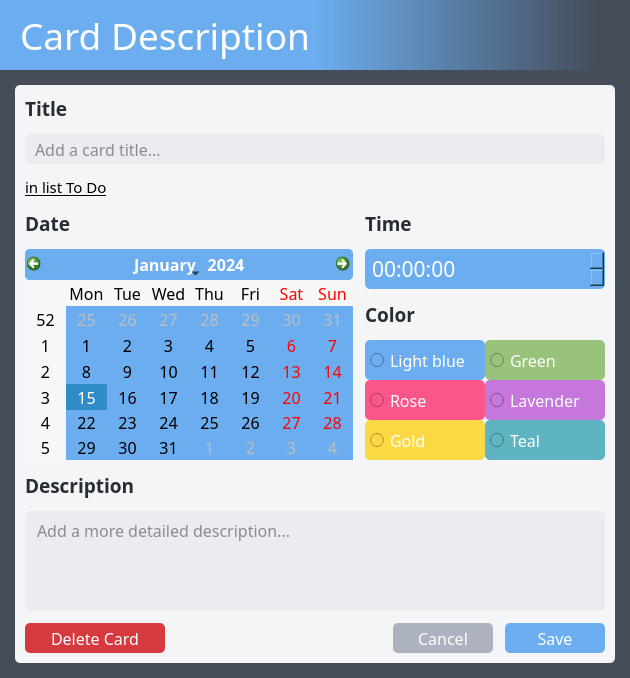
<?xml version="1.0" encoding="UTF-8"?>
<ui version="4.0">
 <class>MainWindow</class>
 <widget class="QMainWindow" name="MainWindow">
  <property name="geometry">
   <rect>
    <x>0</x>
    <y>0</y>
    <width>620</width>
    <height>678</height>
   </rect>
  </property>
  <property name="windowTitle">
   <string>Card Description</string>
  </property>
  <property name="styleSheet">
   <string notr="true">background-color: #454c5a;</string>
  </property>
  <widget class="QWidget" name="centralwidget">
   <layout class="QVBoxLayout" name="verticalLayout_3">
    <property name="spacing">
     <number>0</number>
    </property>
    <property name="leftMargin">
     <number>0</number>
    </property>
    <property name="topMargin">
     <number>0</number>
    </property>
    <property name="rightMargin">
     <number>0</number>
    </property>
    <property name="bottomMargin">
     <number>0</number>
    </property>
    <item>
     <widget class="QLabel" name="label_card_desc">
      <property name="sizePolicy">
       <sizepolicy hsizetype="Preferred" vsizetype="Fixed">
        <horstretch>0</horstretch>
        <verstretch>0</verstretch>
       </sizepolicy>
      </property>
      <property name="minimumSize">
       <size>
        <width>0</width>
        <height>70</height>
       </size>
      </property>
      <property name="font">
       <font>
        <family>Torus Pro</family>
        <pointsize>28</pointsize>
       </font>
      </property>
      <property name="styleSheet">
       <string notr="true">background-color: qlineargradient(spread:pad, x1:0.5, y1:0.5, x2:0.95, y2:0.5, stop:0 rgba(107, 173, 238, 255), stop:1 rgba(69, 76, 90, 255));
color: #ffffff;
padding: 0px 0px 0px 10px;</string>
      </property>
      <property name="text">
       <string>Card Description</string>
      </property>
      <property name="margin">
       <number>10</number>
      </property>
     </widget>
    </item>
    <item>
     <widget class="QWidget" name="widget" native="true">
      <layout class="QVBoxLayout" name="verticalLayout_7">
       <property name="leftMargin">
        <number>15</number>
       </property>
       <property name="topMargin">
        <number>15</number>
       </property>
       <property name="rightMargin">
        <number>15</number>
       </property>
       <property name="bottomMargin">
        <number>15</number>
       </property>
       <item>
        <widget class="QWidget" name="widget" native="true">
         <property name="styleSheet">
          <string notr="true">background-color: #f4f5f7;
border-radius: 5px;</string>
         </property>
         <layout class="QVBoxLayout" name="verticalLayout">
          <property name="spacing">
           <number>12</number>
          </property>
          <property name="leftMargin">
           <number>10</number>
          </property>
          <property name="topMargin">
           <number>10</number>
          </property>
          <property name="rightMargin">
           <number>10</number>
          </property>
          <property name="bottomMargin">
           <number>10</number>
          </property>
          <item>
           <widget class="QLabel" name="label_title">
            <property name="font">
             <font>
              <family>Torus Pro</family>
              <pointsize>14</pointsize>
              <bold>true</bold>
             </font>
            </property>
            <property name="styleSheet">
             <string notr="true">color: #282c33;</string>
            </property>
            <property name="text">
             <string>Title</string>
            </property>
            <property name="wordWrap">
             <bool>true</bool>
            </property>
           </widget>
          </item>
          <item>
           <widget class="QLineEdit" name="lineEdit_title">
            <property name="minimumSize">
             <size>
              <width>0</width>
              <height>30</height>
             </size>
            </property>
            <property name="font">
             <font>
              <family>Torus Pro</family>
              <pointsize>12</pointsize>
             </font>
            </property>
            <property name="styleSheet">
             <string notr="true">QLineEdit {background-color: #ebecf0; color: #282c33; border-radius: 5px; padding: 0px 8px 0px 8px}
QLineEdit:focus {background-color: #ffffff; border-color: #6badee; border-width: 1.5px; border-style: solid;; padding: 0px 6px 0px 6px}</string>
            </property>
            <property name="text">
             <string/>
            </property>
            <property name="placeholderText">
             <string>Add a card title...</string>
            </property>
           </widget>
          </item>
          <item>
           <widget class="QLabel" name="label_card_info">
            <property name="font">
             <font>
              <family>Torus Pro</family>
              <pointsize>11</pointsize>
              <underline>true</underline>
             </font>
            </property>
            <property name="text">
             <string>in list To Do</string>
            </property>
            <property name="wordWrap">
             <bool>true</bool>
            </property>
           </widget>
          </item>
          <item>
           <layout class="QHBoxLayout" name="horizontalLayout_2">
            <item>
             <layout class="QVBoxLayout" name="verticalLayout_4">
              <item>
               <widget class="QLabel" name="label_date">
                <property name="font">
                 <font>
                  <family>Torus Pro</family>
                  <pointsize>14</pointsize>
                  <bold>true</bold>
                 </font>
                </property>
                <property name="styleSheet">
                 <string notr="true">color: #282c33;</string>
                </property>
                <property name="text">
                 <string>Date</string>
                </property>
                <property name="wordWrap">
                 <bool>true</bool>
                </property>
               </widget>
              </item>
              <item>
               <widget class="QCalendarWidget" name="calendarWidget">
                <property name="font">
                 <font>
                  <family>Torus Pro</family>
                  <pointsize>12</pointsize>
                 </font>
                </property>
                <property name="cursor">
                 <cursorShape>PointingHandCursor</cursorShape>
                </property>
                <property name="styleSheet">
                 <string notr="true">background-color: rgb(107, 173, 238);
height: 28px;</string>
                </property>
                <property name="gridVisible">
                 <bool>false</bool>
                </property>
               </widget>
              </item>
             </layout>
            </item>
            <item>
             <layout class="QVBoxLayout" name="verticalLayout_2">
              <item>
               <widget class="QLabel" name="label_time">
                <property name="font">
                 <font>
                  <family>Torus Pro</family>
                  <pointsize>14</pointsize>
                  <bold>true</bold>
                 </font>
                </property>
                <property name="styleSheet">
                 <string notr="true">color: #282c33;</string>
                </property>
                <property name="text">
                 <string>Time</string>
                </property>
                <property name="wordWrap">
                 <bool>true</bool>
                </property>
               </widget>
              </item>
              <item>
               <widget class="QTimeEdit" name="timeEdit">
                <property name="minimumSize">
                 <size>
                  <width>0</width>
                  <height>40</height>
                 </size>
                </property>
                <property name="font">
                 <font>
                  <family>Torus Pro</family>
                  <pointsize>16</pointsize>
                 </font>
                </property>
                <property name="cursor">
                 <cursorShape>PointingHandCursor</cursorShape>
                </property>
                <property name="styleSheet">
                 <string notr="true">QTimeEdit {background-color: #6badee; color: #ffffff; border-radius: 5px; padding: 0px 5px 0px 5px;}
QTimeEdit:focus {border-color: #000000; border-width: 1.5px; border-style: solid; padding: 0px 3px 0px 3px;}</string>
                </property>
                <property name="timeSpec">
                 <enum>Qt::LocalTime</enum>
                </property>
               </widget>
              </item>
              <item>
               <widget class="QLabel" name="label_7">
                <property name="font">
                 <font>
                  <family>Torus Pro</family>
                  <pointsize>14</pointsize>
                  <bold>true</bold>
                 </font>
                </property>
                <property name="styleSheet">
                 <string notr="true">color: #282c33;</string>
                </property>
                <property name="text">
                 <string>Color</string>
                </property>
                <property name="wordWrap">
                 <bool>true</bool>
                </property>
               </widget>
              </item>
              <item>
               <layout class="QHBoxLayout" name="horizontalLayout_3">
                <property name="spacing">
                 <number>0</number>
                </property>
                <item>
                 <layout class="QVBoxLayout" name="verticalLayout_6">
                  <property name="spacing">
                   <number>0</number>
                  </property>
                  <item>
                   <widget class="QRadioButton" name="btn_color_1">
                    <property name="minimumSize">
                     <size>
                      <width>120</width>
                      <height>40</height>
                     </size>
                    </property>
                    <property name="font">
                     <font>
                      <family>Torus Pro</family>
                      <pointsize>12</pointsize>
                     </font>
                    </property>
                    <property name="cursor">
                     <cursorShape>PointingHandCursor</cursorShape>
                    </property>
                    <property name="styleSheet">
                     <string notr="true">QRadioButton {background-color: #6badee; color: #ffffff; padding: 0px 5px 0px 5px;}
QRadioButton:focus {border-color: #000000; border-width: 1.5px; border-style: solid; padding: 0px 3px 0px 3px;}</string>
                    </property>
                    <property name="text">
                     <string>Light blue</string>
                    </property>
                   </widget>
                  </item>
                  <item>
                   <widget class="QRadioButton" name="btn_color_2">
                    <property name="minimumSize">
                     <size>
                      <width>120</width>
                      <height>40</height>
                     </size>
                    </property>
                    <property name="font">
                     <font>
                      <family>Torus Pro</family>
                      <pointsize>12</pointsize>
                     </font>
                    </property>
                    <property name="cursor">
                     <cursorShape>PointingHandCursor</cursorShape>
                    </property>
                    <property name="styleSheet">
                     <string notr="true">QRadioButton {background-color: #fb568a; color: #ffffff; padding: 0px 5px 0px 5px;}
QRadioButton:focus {border-color: #000000; border-width: 1.5px; border-style: solid; padding: 0px 3px 0px 3px;}</string>
                    </property>
                    <property name="text">
                     <string>Rose</string>
                    </property>
                   </widget>
                  </item>
                  <item>
                   <widget class="QRadioButton" name="btn_color_3">
                    <property name="minimumSize">
                     <size>
                      <width>120</width>
                      <height>40</height>
                     </size>
                    </property>
                    <property name="font">
                     <font>
                      <family>Torus Pro</family>
                      <pointsize>12</pointsize>
                     </font>
                    </property>
                    <property name="cursor">
                     <cursorShape>PointingHandCursor</cursorShape>
                    </property>
                    <property name="styleSheet">
                     <string notr="true">QRadioButton {background-color: #fbd945; color: #ffffff; padding: 0px 5px 0px 5px;}
QRadioButton:focus {border-color: #000000; border-width: 1.5px; border-style: solid; padding: 0px 3px 0px 3px;}</string>
                    </property>
                    <property name="text">
                     <string>Gold</string>
                    </property>
                   </widget>
                  </item>
                 </layout>
                </item>
                <item>
                 <layout class="QVBoxLayout" name="verticalLayout_5">
                  <property name="spacing">
                   <number>0</number>
                  </property>
                  <item>
                   <widget class="QRadioButton" name="btn_color_4">
                    <property name="minimumSize">
                     <size>
                      <width>120</width>
                      <height>40</height>
                     </size>
                    </property>
                    <property name="font">
                     <font>
                      <family>Torus Pro</family>
                      <pointsize>12</pointsize>
                     </font>
                    </property>
                    <property name="cursor">
                     <cursorShape>PointingHandCursor</cursorShape>
                    </property>
                    <property name="styleSheet">
                     <string notr="true">QRadioButton {background-color: #99c37b; color: #ffffff; padding: 0px 5px 0px 5px;}
QRadioButton:focus {border-color: #000000; border-width: 1.5px; border-style: solid; padding: 0px 3px 0px 3px;}</string>
                    </property>
                    <property name="text">
                     <string>Green</string>
                    </property>
                   </widget>
                  </item>
                  <item>
                   <widget class="QRadioButton" name="btn_color_5">
                    <property name="minimumSize">
                     <size>
                      <width>120</width>
                      <height>40</height>
                     </size>
                    </property>
                    <property name="font">
                     <font>
                      <family>Torus Pro</family>
                      <pointsize>12</pointsize>
                     </font>
                    </property>
                    <property name="cursor">
                     <cursorShape>PointingHandCursor</cursorShape>
                    </property>
                    <property name="styleSheet">
                     <string notr="true">QRadioButton {background-color: #c577dc; color: #ffffff; padding: 0px 5px 0px 5px;}
QRadioButton:focus {border-color: #000000; border-width: 1.5px; border-style: solid; padding: 0px 3px 0px 3px;}</string>
                    </property>
                    <property name="text">
                     <string>Lavender</string>
                    </property>
                   </widget>
                  </item>
                  <item>
                   <widget class="QRadioButton" name="btn_color_6">
                    <property name="minimumSize">
                     <size>
                      <width>120</width>
                      <height>40</height>
                     </size>
                    </property>
                    <property name="font">
                     <font>
                      <family>Torus Pro</family>
                      <pointsize>12</pointsize>
                     </font>
                    </property>
                    <property name="cursor">
                     <cursorShape>PointingHandCursor</cursorShape>
                    </property>
                    <property name="styleSheet">
                     <string notr="true">QRadioButton {background-color: #5eb5c1; color: #ffffff; padding: 0px 5px 0px 5px;}
QRadioButton:focus {border-color: #000000; border-width: 1.5px; border-style: solid; padding: 0px 3px 0px 3px;}</string>
                    </property>
                    <property name="text">
                     <string>Teal</string>
                    </property>
                   </widget>
                  </item>
                 </layout>
                </item>
               </layout>
              </item>
              <item>
               <spacer name="horizontalSpacer_2">
                <property name="orientation">
                 <enum>Qt::Horizontal</enum>
                </property>
                <property name="sizeHint" stdset="0">
                 <size>
                  <width>40</width>
                  <height>0</height>
                 </size>
                </property>
               </spacer>
              </item>
              <item>
               <spacer name="verticalSpacer">
                <property name="orientation">
                 <enum>Qt::Vertical</enum>
                </property>
                <property name="sizeHint" stdset="0">
                 <size>
                  <width>20</width>
                  <height>0</height>
                 </size>
                </property>
               </spacer>
              </item>
             </layout>
            </item>
           </layout>
          </item>
          <item>
           <widget class="QLabel" name="label_description">
            <property name="font">
             <font>
              <family>Torus Pro</family>
              <pointsize>14</pointsize>
              <bold>true</bold>
             </font>
            </property>
            <property name="styleSheet">
             <string notr="true">color: #282c33;</string>
            </property>
            <property name="text">
             <string>Description</string>
            </property>
            <property name="wordWrap">
             <bool>true</bool>
            </property>
           </widget>
          </item>
          <item>
           <widget class="QTextEdit" name="textEdit_description">
            <property name="font">
             <font>
              <family>Torus Pro</family>
              <pointsize>12</pointsize>
              <bold>false</bold>
             </font>
            </property>
            <property name="styleSheet">
             <string notr="true">QTextEdit {background-color: #ebecf0; color: #282c33; border-radius: 5px; padding: 4px 8px 4px 8px}
QTextEdit:focus {background-color: #ffffff; border-color: #6badee; border-width: 1.5px; border-style: solid;}
QScrollBar:vertical {width: 10px; margin: 0px 0px 0px 0px; background-color: #acb2bf}</string>
            </property>
            <property name="frameShape">
             <enum>QFrame::NoFrame</enum>
            </property>
            <property name="autoFormatting">
             <set>QTextEdit::AutoAll</set>
            </property>
            <property name="tabChangesFocus">
             <bool>true</bool>
            </property>
            <property name="html">
             <string>&lt;!DOCTYPE HTML PUBLIC &quot;-//W3C//DTD HTML 4.0//EN&quot; &quot;http://www.w3.org/TR/REC-html40/strict.dtd&quot;&gt;
&lt;html&gt;&lt;head&gt;&lt;meta name=&quot;qrichtext&quot; content=&quot;1&quot; /&gt;&lt;meta charset=&quot;utf-8&quot; /&gt;&lt;style type=&quot;text/css&quot;&gt;
p, li { white-space: pre-wrap; }
hr { height: 1px; border-width: 0; }
li.unchecked::marker { content: &quot;\2610&quot;; }
li.checked::marker { content: &quot;\2612&quot;; }
&lt;/style&gt;&lt;/head&gt;&lt;body style=&quot; font-family:'Torus Pro'; font-size:12pt; font-weight:400; font-style:normal;&quot;&gt;
&lt;p style=&quot;-qt-paragraph-type:empty; margin-top:0px; margin-bottom:0px; margin-left:0px; margin-right:0px; -qt-block-indent:0; text-indent:0px;&quot;&gt;&lt;br /&gt;&lt;/p&gt;&lt;/body&gt;&lt;/html&gt;</string>
            </property>
            <property name="tabStopDistance">
             <double>20.000000000000000</double>
            </property>
            <property name="placeholderText">
             <string>Add a more detailed description...</string>
            </property>
           </widget>
          </item>
          <item>
           <layout class="QHBoxLayout" name="horizontalLayout">
            <item>
             <widget class="QPushButton" name="btn_delete_card">
              <property name="sizePolicy">
               <sizepolicy hsizetype="Fixed" vsizetype="Fixed">
                <horstretch>0</horstretch>
                <verstretch>0</verstretch>
               </sizepolicy>
              </property>
              <property name="minimumSize">
               <size>
                <width>140</width>
                <height>30</height>
               </size>
              </property>
              <property name="font">
               <font>
                <family>Torus Pro</family>
                <pointsize>12</pointsize>
               </font>
              </property>
              <property name="cursor">
               <cursorShape>PointingHandCursor</cursorShape>
              </property>
              <property name="styleSheet">
               <string notr="true">QPushButton {background-color: #d63a3e; color: #ffffff; border-radius: 5px}
QPushButton:hover {background-color: #9e2a2a;}
QPushButton:focus {border-color: #000000; border-width: 1.5px; border-style: solid;}</string>
              </property>
              <property name="text">
               <string>Delete Card</string>
              </property>
             </widget>
            </item>
            <item>
             <spacer name="horizontalSpacer">
              <property name="orientation">
               <enum>Qt::Horizontal</enum>
              </property>
              <property name="sizeHint" stdset="0">
               <size>
                <width>0</width>
                <height>0</height>
               </size>
              </property>
             </spacer>
            </item>
            <item>
             <widget class="QPushButton" name="btn_cancel">
              <property name="sizePolicy">
               <sizepolicy hsizetype="Fixed" vsizetype="Fixed">
                <horstretch>0</horstretch>
                <verstretch>0</verstretch>
               </sizepolicy>
              </property>
              <property name="minimumSize">
               <size>
                <width>100</width>
                <height>30</height>
               </size>
              </property>
              <property name="font">
               <font>
                <family>Torus Pro</family>
                <pointsize>12</pointsize>
               </font>
              </property>
              <property name="cursor">
               <cursorShape>PointingHandCursor</cursorShape>
              </property>
              <property name="styleSheet">
               <string notr="true">QPushButton {background-color: #acb2bf; color: #ffffff; border-radius: 5px}
QPushButton:hover {background-color: #7e828c;}
QPushButton:focus {border-color: #000000; border-width: 1.5px; border-style: solid;}</string>
              </property>
              <property name="text">
               <string>Cancel</string>
              </property>
             </widget>
            </item>
            <item>
             <widget class="QPushButton" name="btn_save">
              <property name="sizePolicy">
               <sizepolicy hsizetype="Fixed" vsizetype="Fixed">
                <horstretch>0</horstretch>
                <verstretch>0</verstretch>
               </sizepolicy>
              </property>
              <property name="minimumSize">
               <size>
                <width>100</width>
                <height>30</height>
               </size>
              </property>
              <property name="font">
               <font>
                <family>Torus Pro</family>
                <pointsize>12</pointsize>
               </font>
              </property>
              <property name="cursor">
               <cursorShape>PointingHandCursor</cursorShape>
              </property>
              <property name="styleSheet">
               <string notr="true">QPushButton {background-color: #6badee; color: #ffffff; border-radius: 5px}
QPushButton:hover {background-color: #5487bb;}
QPushButton:focus {border-color: #000000; border-width: 1.5px; border-style: solid;}</string>
              </property>
              <property name="text">
               <string>Save</string>
              </property>
             </widget>
            </item>
           </layout>
          </item>
         </layout>
        </widget>
       </item>
      </layout>
     </widget>
    </item>
   </layout>
  </widget>
 </widget>
 <tabstops>
  <tabstop>lineEdit_title</tabstop>
  <tabstop>calendarWidget</tabstop>
  <tabstop>timeEdit</tabstop>
  <tabstop>btn_color_1</tabstop>
  <tabstop>btn_color_2</tabstop>
  <tabstop>btn_color_3</tabstop>
  <tabstop>btn_color_4</tabstop>
  <tabstop>btn_color_5</tabstop>
  <tabstop>btn_color_6</tabstop>
  <tabstop>textEdit_description</tabstop>
  <tabstop>btn_save</tabstop>
  <tabstop>btn_cancel</tabstop>
  <tabstop>btn_delete_card</tabstop>
 </tabstops>
 <resources/>
 <connections/>
</ui>
